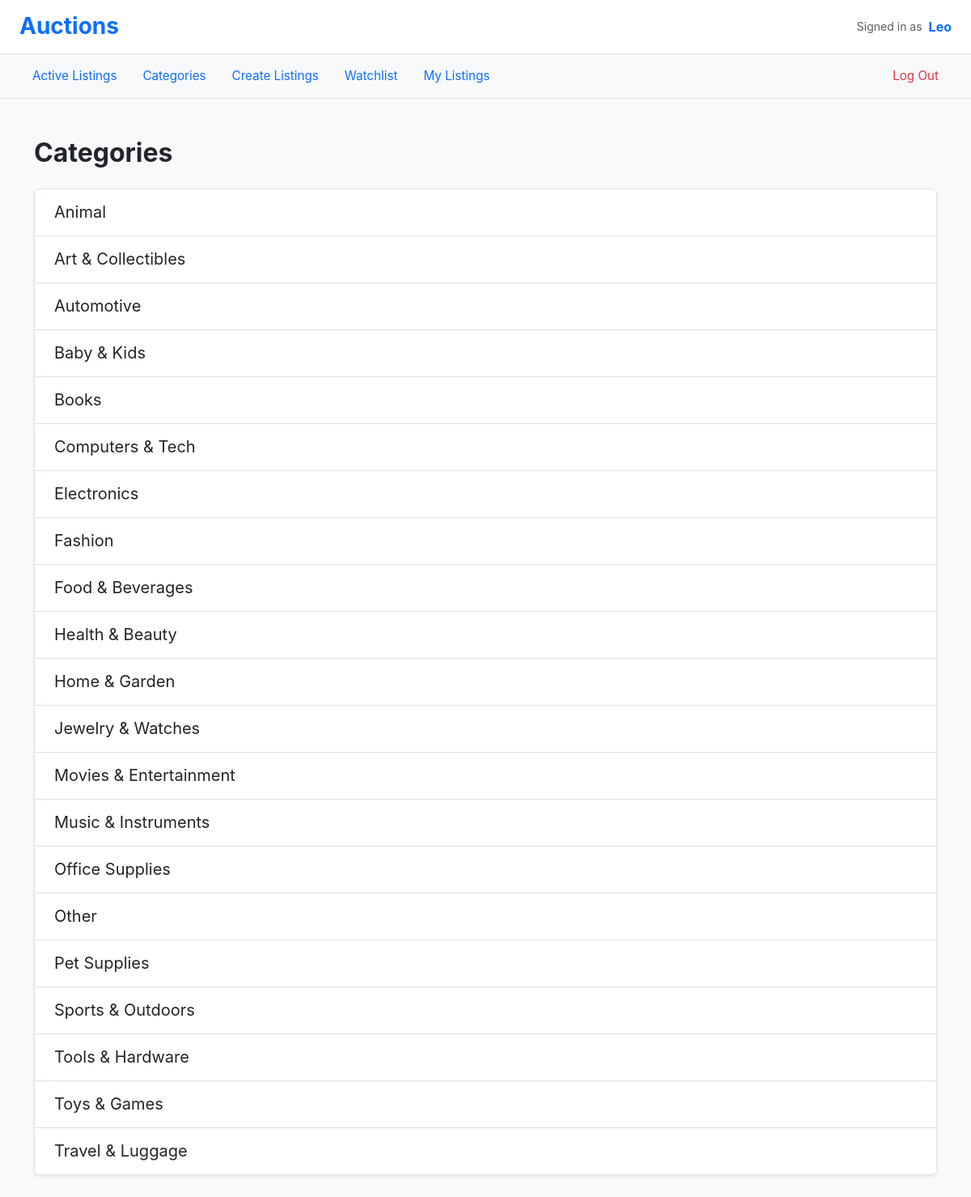
Page /categories (signed in) on the committed database.
### auctions/models.py (models this page shows)
class User(AbstractUser):
    pass

class Category(models.Model):
    category = models.CharField(max_length=60, unique=True)
    class Meta:
        ordering = ['category']
    def __str__(self):
       return f"{self.category}"

### auctions/views.py (the view)
# urls.py: path("categories", views.categories, name= "categories"),
def categories(request):
    categories= Category.objects.all()
    context = {'categories':categories}
    return render(request,  "auctions/categories.html", context)

### auctions/templates/auctions/categories.html
{% extends "auctions/layout.html" %}
{% block body %}
<div class="container py-4">
    <h2 class="mb-4 fw-bold">Categories</h2>
    {% if categories %}
        <div class="list-group shadow-sm ">
            {% for category in categories %}
                <a href="{% url 'categories_listing' category %}" class="list-group-item list-group-item-action py-3 px-4">
                    <span class="h5 mb-0 fw-normal">{{ category }}</span>
                </a>
            {% endfor %}
        </div>
    {% else %}
        <div class="text-center py-5 text-muted">
             <p>No categories available yet.</p>
        </div>
    {% endif %}
</div>
{% endblock %}

### auctions/templates/auctions/layout.html (shortened to what this page needs)
{% load static %}
<!DOCTYPE html>
<html lang="en">
    <head>
        <link href="https://cdn.jsdelivr.net/npm/bootstrap@5.3.0/dist/css/bootstrap.min.css" rel="stylesheet">
		<link href="{% static 'auctions/styles.css' %}" rel="stylesheet">
    </head>
    <body>
        <header class="bg-white border-bottom py-3 ">
            <div class="container-fluid px-4">
                <div class="d-flex align-items-center">
                    <h1 class="h3 mb-0 fw-bolder text-primary">Auctions</h1>
                    <div class="ms-auto d-flex align-items-center">
                        {% if user.is_authenticated %}
                            <small class="text-muted me-2">Signed in as</small>
                            <strong class="text-primary">{{ user.username }}</strong>
                        {% else %}
                            <small class="text-muted">Not signed in</small>
                        {% endif %}
                    </div>
                </div>
            </div>
        </header>
        <nav class="bg-light border-bottom">
            <div class="container-fluid px-4">
                <ul class="nav nav-pills py-2">
                    <li class="nav-item">
                        <a class="nav-link px-3 text-primary fw-normal" href="{% url 'index' %}">Active Listings</a>
                    </li>
                    <li class="nav-item">
                        <a class="nav-link px-3 text-primary fw-normal" href="{% url 'categories' %}">Categories</a>
                    </li>
                    {% if user.is_authenticated %}
                        <li class="nav-item">
                            <a class="nav-link px-3 text-primary fw-normal" href="{% url 'create_listing' %}">Create Listings</a>
                        </li>
                        <li class="nav-item">
                            <a class="nav-link px-3 text-primary fw-normal" href="{% url 'watchlist' %}">Watchlist</a>
                        </li>
                        <li class="nav-item">
                            <a class="nav-link px-3 text-primary fw-normal" href="{% url 'my_listings' %}">My Listings</a>
                        </li>
                        <li class="nav-item ms-md-auto">
                            <a class="nav-link px-3 text-danger fw-normal" href="{% url 'logout' %}">Log Out</a>
                        </li>
                    {% endif %}
                </ul>
            </div>
        </nav>
        <main class="container-fluid px-4 py-4">
            {% block body %}
            {% endblock %}
        </main>
    </body>
</html>

### auctions/static/auctions/styles.css (style rules this page uses)
body { font-family: -apple-system, BlinkMacSystemFont, "Segoe UI", Roboto, "Helvetica Neue", Arial, sans-serif; background-color: #f8f9fa; color: #212529; }
.nav-link { transition: color 0.15s ease-in-out; font-size: 0.95rem; }

### rows in the picture
User: username "Leo"
Category: category "Animal"
Category: category "Art & Collectibles"
Category: category "Automotive"
Category: category "Baby & Kids"
Category: category "Books"
Category: category "Computers & Tech"
Category: category "Electronics"
Category: category "Fashion"
Category: category "Food & Beverages"
Category: category "Health & Beauty"
Category: category "Home & Garden"
Category: category "Jewelry & Watches"
Category: category "Movies & Entertainment"
Category: category "Music & Instruments"
Category: category "Office Supplies"
Category: category "Other"
Category: category "Pet Supplies"
Category: category "Sports & Outdoors"
Category: category "Tools & Hardware"
Category: category "Toys & Games"
Category: category "Travel & Luggage"
